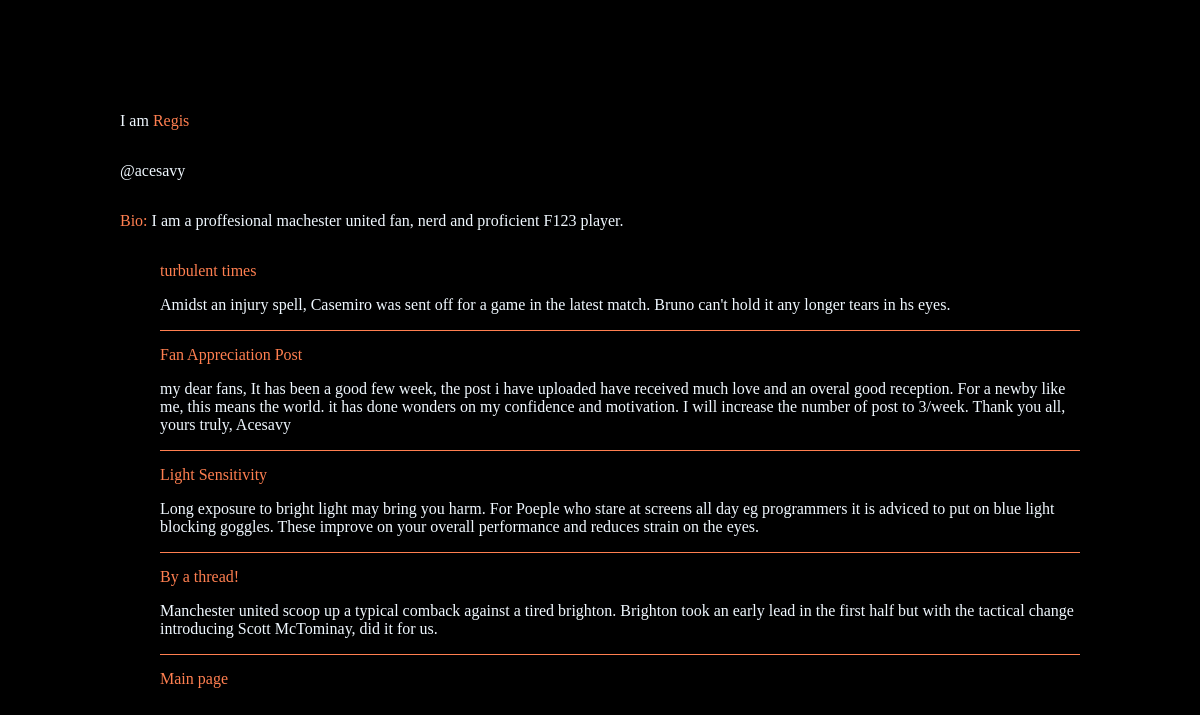
The app's page /writer/5/, older data.
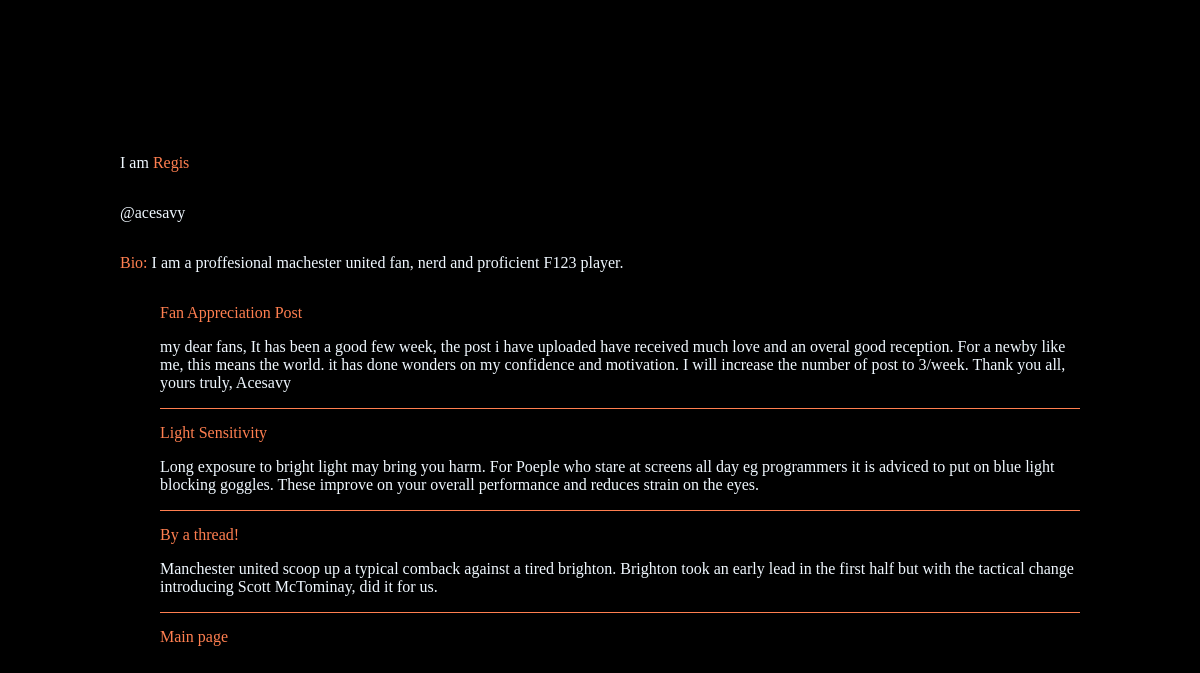
The same page, newer data.
### blog/models.py (models this page shows, shortened)
class Blog(m.Model):
    title = m.CharField(max_length=255)
    body = m.TextField()
    pub_date = m.DateTimeField("date published")
    blogger = m.ForeignKey(Blogger, on_delete = m.CASCADE)

### blog/views.py (the view)
# urls.py: path('writer/<int:blogger_id>/', views.writer, name="writer"),
def writer(request, blogger_id):
    writer = Blogger.objects.get(pk = blogger_id)
    blogs = writer.blog_set.all().order_by("-pub_date")
    title = "writer"
    context = {
        "writer":writer,
        "title": title,
        "blogs":blogs,
    }
    return render(request, 'blog/writer.html', context)

### blog/templates/blog/writer.html (shortened to what this page needs)
<!DOCTYPE html>
<html lang="en">
<head>
</head>
<body>
    <div class="user-details">
        <p> I am <span>{{ writer.name}}</span></p>
        <p>@{{ writer.username}}</p>
    </div>
    <p class="bio"><span>Bio: </span>{{ writer.bio}}</p>
    <ul>
        {% for blog in blogs %}
            <li class="list-item">
                <a href="{% url 'blog:article' blog.id %}"><span class="blog">{{ blog.title }}</span></a>
                <p>{{ blog.body }}</p>
            </li>
        {% endfor %}
            <a class="main-page" href="{% url 'blog:feed' %}">Main page</a>
    </ul>
</body>
</html>

Row changes from the older to the newer data that the page shows:
removed Blog: title "turbulent times", body "Amidst an injury spell, Casemiro was sent off for a game in the latest match. Bruno can't hold it any longer tears in hs eyes."
